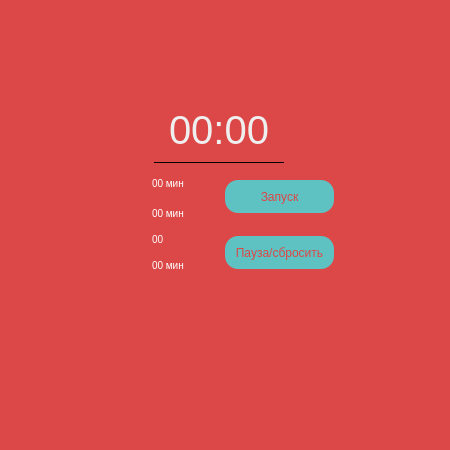
<?xml version="1.0" encoding="UTF-8"?>
<ui version="4.0">
 <class>MainWindow</class>
 <widget class="QMainWindow" name="MainWindow">
  <property name="geometry">
   <rect>
    <x>0</x>
    <y>0</y>
    <width>450</width>
    <height>450</height>
   </rect>
  </property>
  <property name="windowTitle">
   <string>MainWindow</string>
  </property>
  <property name="styleSheet">
   <string notr="true">background: #DC4747;
border-radius: 0px 0px 7px 7px;</string>
  </property>
  <widget class="QWidget" name="centralwidget">
   <widget class="QLabel" name="Todo">
    <property name="geometry">
     <rect>
      <x>10</x>
      <y>20</y>
      <width>41</width>
      <height>51</height>
     </rect>
    </property>
    <property name="text">
     <string/>
    </property>
    <property name="pixmap">
     <pixmap>../../../../../Users/Grush/Downloads/Todo.png</pixmap>
    </property>
   </widget>
   <widget class="QLabel" name="Menu">
    <property name="geometry">
     <rect>
      <x>405</x>
      <y>30</y>
      <width>31</width>
      <height>31</height>
     </rect>
    </property>
    <property name="text">
     <string/>
    </property>
    <property name="pixmap">
     <pixmap>../../../../../Users/Grush/Downloads/Меню.png</pixmap>
    </property>
   </widget>
   <widget class="QLabel" name="Timer">
    <property name="geometry">
     <rect>
      <x>169</x>
      <y>109</y>
      <width>101</width>
      <height>41</height>
     </rect>
    </property>
    <property name="styleSheet">
     <string notr="true">font-family: 'Inter';
font-style: normal;
font-weight: 400;
font-size: 40px;
line-height: 48px;

color: #EFEFEF;</string>
    </property>
    <property name="text">
     <string>00:00</string>
    </property>
   </widget>
   <widget class="Line" name="line">
    <property name="geometry">
     <rect>
      <x>154</x>
      <y>162</y>
      <width>130</width>
      <height>1</height>
     </rect>
    </property>
    <property name="font">
     <font>
      <pointsize>9</pointsize>
     </font>
    </property>
    <property name="styleSheet">
     <string notr="true">border: 1px solid #000;
color: #000000;</string>
    </property>
    <property name="lineWidth">
     <number>1</number>
    </property>
    <property name="orientation">
     <enum>Qt::Horizontal</enum>
    </property>
   </widget>
   <widget class="QLabel" name="IconTime">
    <property name="geometry">
     <rect>
      <x>125</x>
      <y>172</y>
      <width>23</width>
      <height>23</height>
     </rect>
    </property>
    <property name="text">
     <string/>
    </property>
    <property name="pixmap">
     <pixmap>../../../../../Users/Grush/Downloads/Часики.png</pixmap>
    </property>
   </widget>
   <widget class="QLabel" name="IconCoffee">
    <property name="geometry">
     <rect>
      <x>125</x>
      <y>200</y>
      <width>23</width>
      <height>23</height>
     </rect>
    </property>
    <property name="text">
     <string/>
    </property>
    <property name="pixmap">
     <pixmap>../../../../../Users/Grush/Downloads/Кофе.png</pixmap>
    </property>
   </widget>
   <widget class="QLabel" name="IconTomato">
    <property name="geometry">
     <rect>
      <x>124</x>
      <y>227</y>
      <width>23</width>
      <height>23</height>
     </rect>
    </property>
    <property name="text">
     <string/>
    </property>
    <property name="pixmap">
     <pixmap>../../../../../Users/Grush/Downloads/Помидорка.png</pixmap>
    </property>
   </widget>
   <widget class="QLabel" name="IconTimeAndTomato">
    <property name="geometry">
     <rect>
      <x>124</x>
      <y>254</y>
      <width>23</width>
      <height>23</height>
     </rect>
    </property>
    <property name="text">
     <string/>
    </property>
    <property name="pixmap">
     <pixmap>../../../../../Users/Grush/Downloads/Таймер-помидор.png</pixmap>
    </property>
   </widget>
   <widget class="QLabel" name="TTime">
    <property name="geometry">
     <rect>
      <x>152</x>
      <y>175</y>
      <width>54</width>
      <height>16</height>
     </rect>
    </property>
    <property name="styleSheet">
     <string notr="true">font-family: 'Inter';
font-style: normal;
font-weight: 400;
font-size: 10px;
line-height: 12px;

color: #FFFFFF;</string>
    </property>
    <property name="text">
     <string>00 мин</string>
    </property>
   </widget>
   <widget class="QLabel" name="TCoffee">
    <property name="geometry">
     <rect>
      <x>152</x>
      <y>205</y>
      <width>54</width>
      <height>16</height>
     </rect>
    </property>
    <property name="styleSheet">
     <string notr="true">font-family: 'Inter';
font-style: normal;
font-weight: 400;
font-size: 10px;
line-height: 12px;

color: #FFFFFF;</string>
    </property>
    <property name="text">
     <string>00 мин</string>
    </property>
   </widget>
   <widget class="QLabel" name="TTimeAndTomato">
    <property name="geometry">
     <rect>
      <x>152</x>
      <y>257</y>
      <width>54</width>
      <height>16</height>
     </rect>
    </property>
    <property name="styleSheet">
     <string notr="true">font-family: 'Inter';
font-style: normal;
font-weight: 400;
font-size: 10px;
line-height: 12px;

color: #FFFFFF;</string>
    </property>
    <property name="text">
     <string>00 мин</string>
    </property>
   </widget>
   <widget class="QLabel" name="TTomato">
    <property name="geometry">
     <rect>
      <x>152</x>
      <y>231</y>
      <width>54</width>
      <height>16</height>
     </rect>
    </property>
    <property name="styleSheet">
     <string notr="true">font-family: 'Inter';
font-style: normal;
font-weight: 400;
font-size: 10px;
line-height: 12px;

color: #FFFFFF;</string>
    </property>
    <property name="text">
     <string>00</string>
    </property>
   </widget>
   <widget class="QPushButton" name="ButtonGo">
    <property name="geometry">
     <rect>
      <x>225</x>
      <y>180</y>
      <width>109</width>
      <height>33</height>
     </rect>
    </property>
    <property name="styleSheet">
     <string notr="true">background: #5FC2C2;
border-radius: 13px;
color: #DC4747;
</string>
    </property>
    <property name="text">
     <string>Запуск</string>
    </property>
   </widget>
   <widget class="QPushButton" name="ButtonStop">
    <property name="geometry">
     <rect>
      <x>225</x>
      <y>236</y>
      <width>109</width>
      <height>33</height>
     </rect>
    </property>
    <property name="styleSheet">
     <string notr="true">background: #5FC2C2;
border-radius: 13px;
color: #DC4747;
</string>
    </property>
    <property name="text">
     <string>Пауза/сбросить</string>
    </property>
   </widget>
  </widget>
 </widget>
 <resources/>
 <connections/>
</ui>
